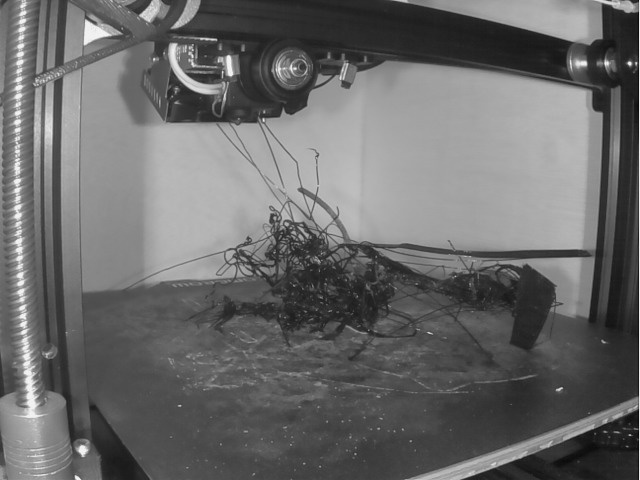
#> input picture fail_images/fail_img(1035).jpg, 640 x 480 px; its folder holds only this picture in this run
$ python -i realdata.py   (imports and definitions only)   (older library calls are emulated)
#> lines starting #> are read from the running program, lines starting #| are printed output that depends on the picture
"""Rebuild real YOLO splits with auditable provenance and perceptual grouping."""

from __future__ import annotations

import hashlib
import json
import random
import re
import shutil
from collections import Counter, defaultdict
from dataclasses import asdict, dataclass
from pathlib import Path

import cv2
import numpy as np
from PIL import Image, ImageDraw, ImageOps

from .paths import REAL_DATASETS

SOURCES = ("3d-printing-fail-detection-v10", "personal_printer_augmentation-v1")
SPLITS = ("train", "val", "test")


# [4 lines left out: function original_stem, not called in this run]


def video_key(stem):
    match = re.match(r"(.*(?:MOV|MP4|AVI))[-_]\d+$", stem, re.IGNORECASE)
    return match.group(1) if match else None


@dataclass
class Record:
    path: str
    label: str
    dataset: str
    old_split: str
    original: str
    source_type: str
    width: int
    height: int
    boxes: list[int]
    phash: list[int]
    dhash: list[int]
    color: float
    sharpness: float
    group: str = ""
    split: str = ""
    kept: bool = True
    polygon_boxes: int = 0
    removed_reason: str = ""


class UnionFind:
    def __init__(self, n):
        self.parent = list(range(n))

    # [5 lines left out: function find, not called in this run]

    def union(self, a, b):
        a, b = self.find(a), self.find(b)
        self.parent[max(a, b)] = min(a, b)


def _bits(values):
    return int.from_bytes(np.packbits(values.ravel()).tobytes(), "big")


def image_features(path):
#> called with path = '../../../fail_images/fail_img(1035).jpg'
    with Image.open(path) as opened:
#> opened is the input picture: PIL image 640x480 RGB; min 5, max 251, mean 106
        rgb = opened.convert("RGB")
        width, height = rgb.size
#> width = 640; height = 480
        small = np.asarray(rgb.resize((128, 128)), dtype=np.float32)
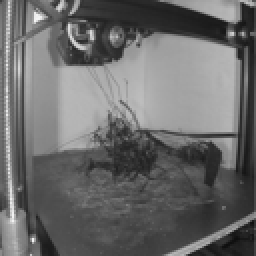
#> small: shape (128, 128, 3) float32 (shown 2 times larger); min 14, max 244, mean 105.9
        color = float(np.mean(np.std(small, axis=2)))
#> color = 0
        gray = cv2.cvtColor(small, cv2.COLOR_RGB2GRAY)
        sharpness = float(cv2.Laplacian(gray, cv2.CV_32F).var())
#> sharpness = 1283.5
        ph, dh = [], []
        for fraction in (1.0, 0.9, 0.8):
            dx, dy = width * (1 - fraction) / 2, height * (1 - fraction) / 2
            crop = rgb.crop((round(dx), round(dy), round(width - dx), round(height - dy)))
            for view in (crop, ImageOps.mirror(crop)):
                g = view.convert("L")
                dct = cv2.dct(np.asarray(g.resize((32, 32), Image.Resampling.LANCZOS), np.float32))[
                    :8, :8
                ]
                ph.append(_bits(dct > np.median(dct.ravel()[1:])))
                thumb = np.asarray(g.resize((9, 8), Image.Resampling.LANCZOS))
                dh.append(_bits(thumb[:, 1:] > thumb[:, :-1]))
#> this loop made 3 passes
#> pass 2, in image_features, `crop = rgb.crop((round(dx), round(dy), round(width - dx), round(height..`:
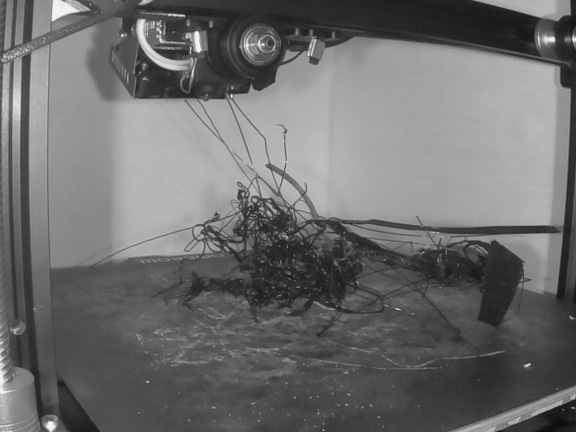
#> crop: PIL image 576x432 RGB; min 11, max 248, mean 109.5
#> pass 3, in image_features, `crop = rgb.crop((round(dx), round(dy), round(width - dx), round(height..`:
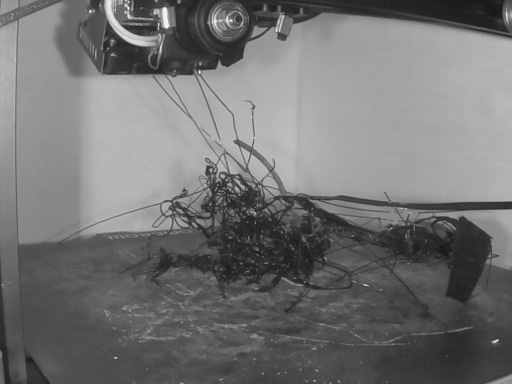
#> crop: PIL image 512x384 RGB; min 24, max 248, mean 115.2
#> after the loop, dh = [9662704769009475940, 10297397726197676505, 656068464209650019, 8045597911428135225, 2025445329705222369, 14350496102502890616]; ph = [17704068372256072865, 11593438891194479096, 17559671709139888746, 12025781122589866303, 17562099516713551426, 12028069137567850263]
    return width, height, ph, dh, color, sharpness


# [86 lines left out: functions normalized_labels, index_sources, not called in this run]


def canonical_key(r):
    return (r.old_split in ("valid", "test"), r.color > 2, r.sharpness, r.width * r.height, r.path)


# [22 lines left out: function pair_distances, not called in this run]


def source_pair(a, b):
    return tuple(sorted(((a.dataset, a.original), (b.dataset, b.original))))


# [625 lines left out: functions leakage_check, contact_sheet, geometric_matches, assign_splits, build, check_dataset and 2 more, not called in this run]

>>> result = image_features('../../../fail_images/fail_img(1035).jpg')
#> result = 6 items
